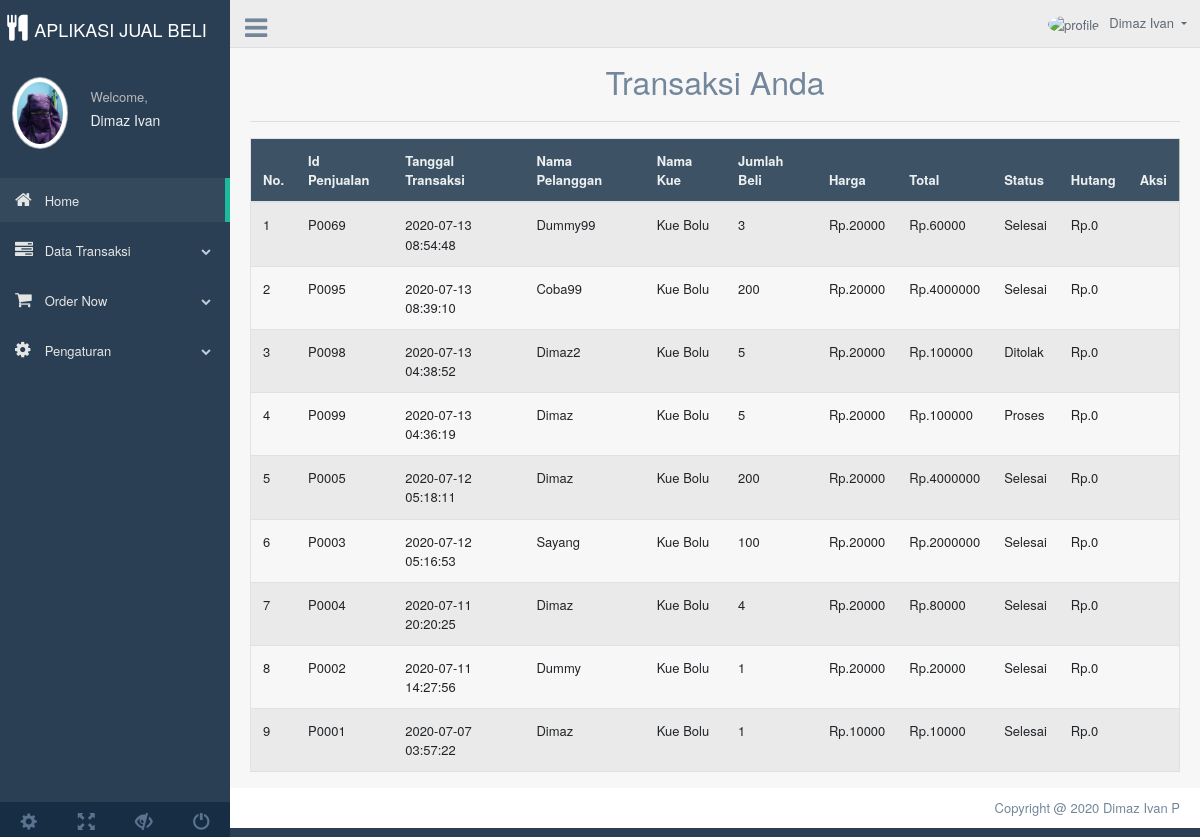
/Uas_Pweb/Index_User.php?page=Tampil_Order (signed in), run on the app's committed database.
### tables this page shows
CREATE TABLE `penjualan` (
  `Id_Jual` varchar(5) NOT NULL,
  `Tanggal_Jual` datetime NOT NULL,
  `Nama_Pelanggan` varchar(50) NOT NULL,
  `Nama_Produk` varchar(50) NOT NULL,
  `Jumlah_Beli` int(11) NOT NULL,
  `Harga` float NOT NULL,
  `Total_Harga_Jual` int(11) NOT NULL,
  `Status` varchar(10) NOT NULL,
  `Hutang` int(11) NOT NULL
);

### Uas_Pweb/Control/Tampil_Order.php (the view, shortened to what this page needs)
<?php
include('Koneksi.php');
?>
<div class="container" style="margin-top:20px">
    <center>
        <font size="6">Transaksi Anda</font>
    </center>
    <hr>
    <div class="table-responsive">
        <table class="table table-striped jambo_table bulk_action">
            <thead>
                <tr>
                    <th>No.</th>
                    <th>Id Penjualan</th>
                    <th>Tanggal Transaksi</th>
                    <th>Nama Pelanggan</th>
                    <th>Nama Kue</th>
                    <th>Jumlah Beli</th>
                    <th>Harga</th>
                    <th>Total</th>
                    <th>Status</th>
                    <th>Hutang</th>
                    <th>Aksi</th>
                </tr>
            </thead>
            <tbody>
                <?php
                $sql = mysqli_query($conn, "SELECT ID_JUAL, TANGGAL_JUAL, NAMA_PELANGGAN, NAMA_PRODUK, JUMLAH_BELI, HARGA, TOTAL_HARGA_JUAL, STATUS, HUTANG FROM PENJUALAN ORDER BY TANGGAL_JUAL DESC") or die(mysqli_error($conn));
                if (mysqli_num_rows($sql) > 0) {
                    $no = 1;
                    while ($dash_jual = mysqli_fetch_assoc($sql)) {
                        echo "<tr>";
                        echo "<td>" . $no . "</td>";
                        echo "<td>" . $dash_jual['ID_JUAL'] . "</td>";
                        echo "<td>" . $dash_jual['TANGGAL_JUAL'] . "</td>";
                        echo "<td>" . $dash_jual['NAMA_PELANGGAN'] . "</td>";
                        echo "<td>" . $dash_jual['NAMA_PRODUK'] . "</td>";
                        echo "<td>" . $dash_jual['JUMLAH_BELI'] . "</td>";
                        echo "<td>Rp." . $dash_jual['HARGA'] . "</td>";
                        echo "<td>Rp." . $dash_jual['TOTAL_HARGA_JUAL'] . "</td>";
                        echo "<td>" . $dash_jual['STATUS'] . "</td>";
                        if ($dash_jual['STATUS'] == 'Lunas') {
                            echo "<td>Tidak Ada Hutang</td>";
                        } else {
                            echo "<td>Rp." . $dash_jual['HUTANG'] . "</td>";
                        }
                        echo '<td>
							</td>
						</tr>
						';
                        $no++;
                    }
                } else {
                    echo '
					<tr>
						<td colspan="6">Tidak ada data.</td>
					</tr>
					';
                }
                ?>
        </table>
    </div>
</div>

### Uas_Pweb/Index_User.php (shortened to what this page needs)
<!DOCTYPE html>
<html lang="en">
<head>
  <link href="assets/bootstrap/dist/css/bootstrap.min.css" rel="stylesheet">
  <link href="assets/font-awesome/css/font-awesome.min.css" rel="stylesheet">
  <link href="assets/nprogress/nprogress.css" rel="stylesheet">
  <link href="assets/iCheck/skins/flat/green.css" rel="stylesheet">
  <link href="assets/bootstrap-progressbar/css/bootstrap-progressbar-3.3.4.min.css" rel="stylesheet">
  <link href="assets/css/custom.min.css" rel="stylesheet">
</head>
<body class="nav-md">
  <div class="container body">
    <div class="main_container">
      <div class="col-md-3 left_col">
        <div class="left_col scroll-view">
          <div class="navbar nav_title" style="border: 0;">
            <center>
              &nbsp; <a href="Index_User.php" class="fa fa-cutlery fa-2x" style="color:#fff;"><span>
                  <font size="4.95" color="white" face="Helvetica Neue">APLIKASI JUAL BELI</font>
                </span></a>
            </center>
          </div>
          <div class="profile clearfix">
            <div class="profile_pic">
              <img src="assets/images/profileatas.jpg" alt="..." class="img-circle profile_img">
            </div>
            <div class="profile_info">
              <span>Welcome,</span>
              <h2>Dimaz Ivan</h2>
            </div>
          </div>
          <br />
          <div id="sidebar-menu" class="main_menu_side hidden-print main_menu">
            <div class="menu_section">
              <ul class="nav side-menu">
                <li><a href="Index_User.php"><i class="fa fa-home"></i> Home <span class="fa fa-chevron"></span></a>
                </li>
                <li><a><i class="fa fa-tasks"></i> Data Transaksi <span class="fa fa-chevron-down"></span></a>
                </li>
                <li><a><i class="fa fa-shopping-cart"></i> Order Now <span class="fa fa-chevron-down"></span></a>
                </li>
                <li><a><i class="fa fa-gear"></i> Pengaturan <span class="fa fa-chevron-down"></span></a>
                </li>
              </ul>
            </div>
          </div>
          <div class="sidebar-footer hidden-small">
            <a data-toggle="tooltip" data-placement="top" title="Settings" href="#">
              <span class="glyphicon glyphicon-cog" aria-hidden="true"></span>
            </a>
            <a data-toggle="tooltip" data-placement="top" title="FullScreen" href="#">
              <span class="glyphicon glyphicon-fullscreen" aria-hidden="true"></span>
            </a>
            <a data-toggle="tooltip" data-placement="top" title="" href="#">
              <span class="glyphicon glyphicon-eye-close" aria-hidden="true"></span>
            </a>
            <a data-toggle="tooltip" data-placement="top" title="Logout" href="Handle-Logout.php">
              <span class="glyphicon glyphicon-off" aria-hidden="true"></span>
            </a>
          </div>
        </div>
      </div>
      <div class="top_nav">
        <div class="nav_menu">
          <div class="nav toggle">
            <a id="menu_toggle"><i class="fa fa-bars"></i></a>
          </div>
          <nav class="nav navbar-nav">
            <ul class=" navbar-right">
              <li class="nav-item dropdown open">
                <a href="#" class="user-profile dropdown-toggle" aria-haspopup="true" id="navbarDropdown" data-toggle="dropdown" aria-expanded="false">
                  <img src="assets/images/profile.jpg" alt="profile">Dimaz Ivan
                </a>
              </li>
            </ul>
          </nav>
        </div>
      </div>
      <div class="right_col" role="main">
        <?php
        $queries = array();
        parse_str($_SERVER['QUERY_STRING'], $queries);
        switch ($queries['page']) {
          case 'Tampil_Order':
            include 'Control/Tampil_Order.php';
            break;
        }
        ?>
      </div>
      <footer>
        <div class="pull-right">
          Copyright @ 2020 Dimaz Ivan P
        </div>
        <div class="clearfix"></div>
      </footer>
    </div>
  </div>
</body>
</html>

### data on the page
penjualan: Id_Jual "P0069", Tanggal_Jual "2020-07-13 08:54:48", Nama_Pelanggan "Dummy99", Nama_Produk "Kue Bolu", Jumlah_Beli "3", Harga "20000", Total_Harga_Jual "60000", Status "Selesai", Hutang "0"
penjualan: Id_Jual "P0095", Tanggal_Jual "2020-07-13 08:39:10", Nama_Pelanggan "Coba99", Nama_Produk "Kue Bolu", Jumlah_Beli "200", Harga "20000", Total_Harga_Jual "4000000", Status "Selesai", Hutang "0"
penjualan: Id_Jual "P0098", Tanggal_Jual "2020-07-13 04:38:52", Nama_Pelanggan "Dimaz2", Nama_Produk "Kue Bolu", Jumlah_Beli "5", Harga "20000", Total_Harga_Jual "100000", Status "Ditolak", Hutang "0"
penjualan: Id_Jual "P0099", Tanggal_Jual "2020-07-13 04:36:19", Nama_Pelanggan "Dimaz", Nama_Produk "Kue Bolu", Jumlah_Beli "5", Harga "20000", Total_Harga_Jual "100000", Status "Proses", Hutang "0"
penjualan: Id_Jual "P0005", Tanggal_Jual "2020-07-12 05:18:11", Nama_Pelanggan "Dimaz", Nama_Produk "Kue Bolu", Jumlah_Beli "200", Harga "20000", Total_Harga_Jual "4000000", Status "Selesai", Hutang "0"
penjualan: Id_Jual "P0003", Tanggal_Jual "2020-07-12 05:16:53", Nama_Pelanggan "Sayang", Nama_Produk "Kue Bolu", Jumlah_Beli "100", Harga "20000", Total_Harga_Jual "2000000", Status "Selesai", Hutang "0"
penjualan: Id_Jual "P0004", Tanggal_Jual "2020-07-11 20:20:25", Nama_Pelanggan "Dimaz", Nama_Produk "Kue Bolu", Jumlah_Beli "4", Harga "20000", Total_Harga_Jual "80000", Status "Selesai", Hutang "0"
penjualan: Id_Jual "P0002", Tanggal_Jual "2020-07-11 14:27:56", Nama_Pelanggan "Dummy", Nama_Produk "Kue Bolu", Jumlah_Beli "1", Harga "20000", Total_Harga_Jual "20000", Status "Selesai", Hutang "0"
penjualan: Id_Jual "P0001", Tanggal_Jual "2020-07-07 03:57:22", Nama_Pelanggan "Dimaz", Nama_Produk "Kue Bolu", Jumlah_Beli "1", Harga "10000", Total_Harga_Jual "10000", Status "Selesai", Hutang "0"
